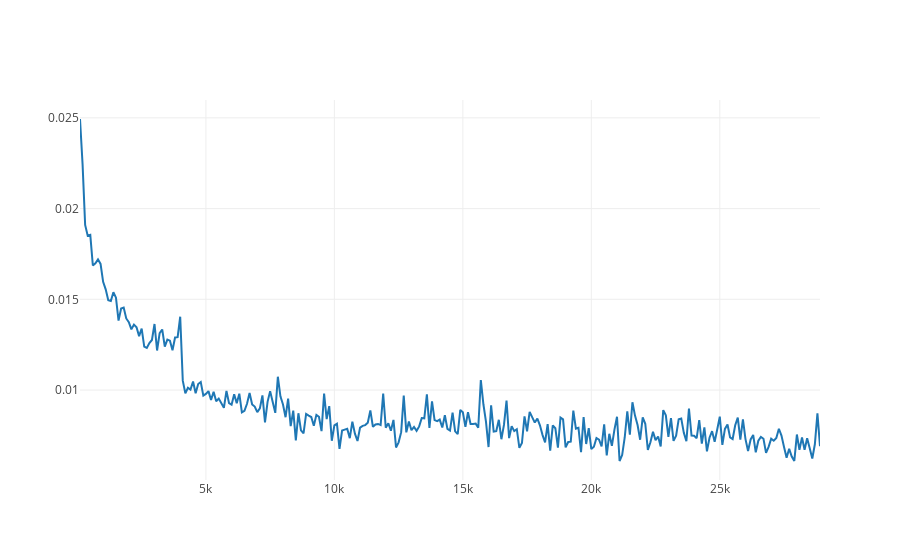

The notebook cell saved with this chart:
### Code cell
loss_df = pd.read_csv('training_model/loss.csv')
epsilon_df = pd.read_csv('training_model/epsilon.csv')
q_df = pd.read_csv('training_model/q.csv')

line_loss=go.Scatter(y=loss_df['mean'], x=loss_df['update'])
line_epsilon=go.Scatter(y=epsilon_df['mean'], x=epsilon_df['update'])
line_q=go.Scatter(y=q_df['mean'], x=q_df['update'])


#data = [line_loss, line_epsilon, line_q]
data = [line_loss]

iplot(data)

### Figure 1 — Plotly figure (JSON) as saved in the notebook; plotly's stock layout.template omitted (floating-point values rounded to 4 significant figures; data arrays with more than 128 entries replaced by an {"elided": "..."} marker saying what was removed)
{"data": [{"type": "scatter", "uid": "fe834f54-7bb6-4542-aa49-97382d2d6588", "x": {"elided": "289 int values"}, "y": {"elided": "289 float values"}}], "layout": {}}
